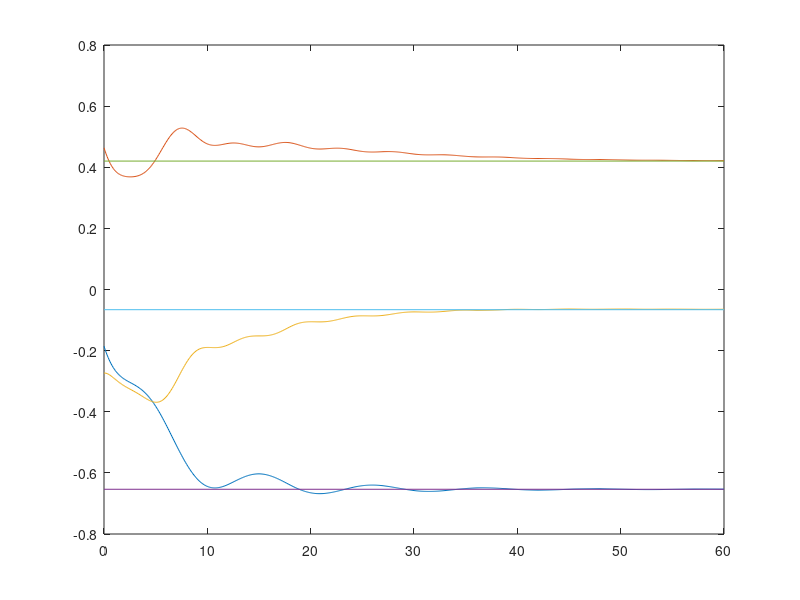
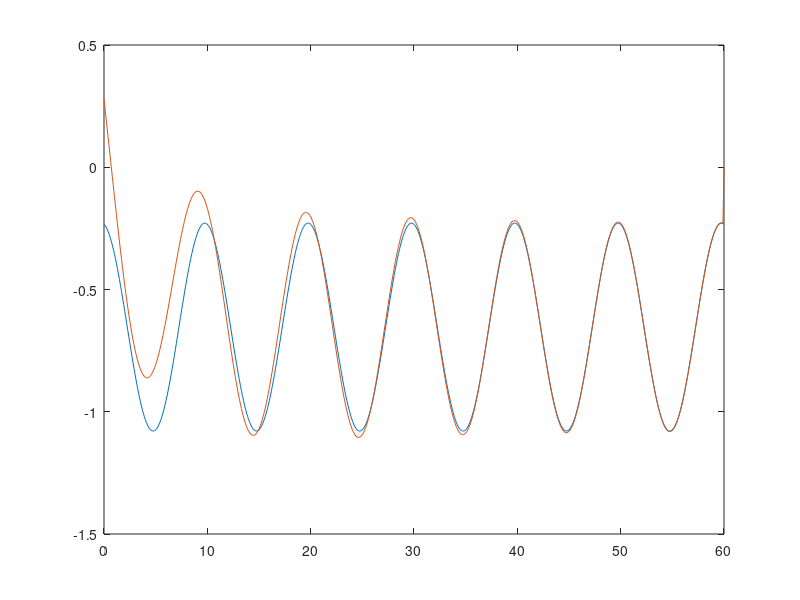
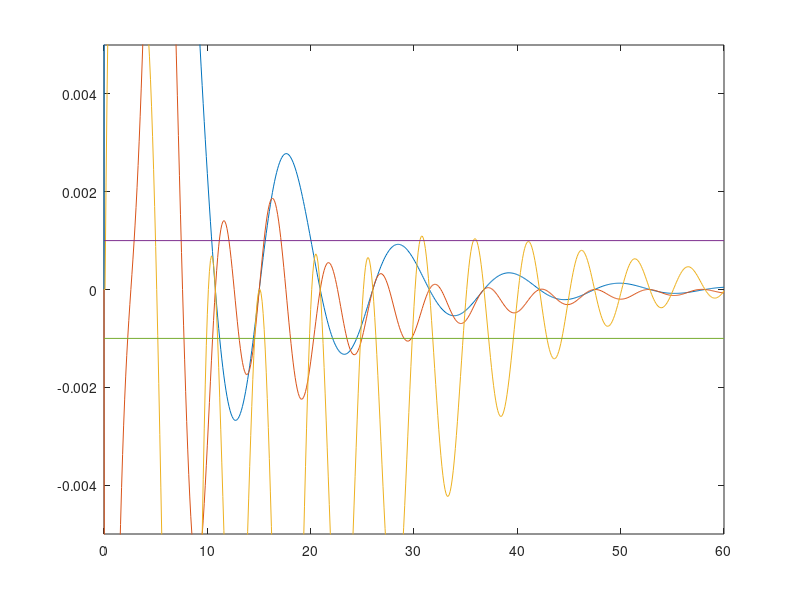

Write MATLAB code to recreate these figures, in order.
% Estimate coefficients for a sinusoid
% y(k) = A0 + A1*cos(w*t(k)) + B1*sin(w*t(k))
% x = [A0 A1 B1]';

dt = 0.1;
T = 10;
t = [0:dt:6*T]';
N = length(t);
w = 2*pi/T;
L = 2*dt/T;

A0 = 2*(rand(1)-0.5);
A1 = 2*(rand(1)-0.5);
B1 = 2*(rand(1)-0.5);

C = cos(w*t);
S = sin(w*t);

y = A0 + A1*C + B1*S;

A0hat = zeros(N,1);
A1hat = zeros(N,1);
B1hat = zeros(N,1);
yhat = zeros(N,1);
dA0 = zeros(N,1);
dA1 = zeros(N,1);
dB1 = zeros(N,1);

A0hat(1) = 2*(rand(1)-0.5);
A1hat(1) = 2*(rand(1)-0.5);
B1hat(1) = 2*(rand(1)-0.5);

for k=1:N-1,
   yhat(k) = A0hat(k) + A1hat(k)*C(k) + B1hat(k)*S(k);
   z = y(k) - yhat(k);
   A0hat(k+1) = A0hat(k) + L*z;
   A1hat(k+1) = A1hat(k) + L*C(k)*z;
   B1hat(k+1) = B1hat(k) + L*S(k)*z;

   dA0(k+1) = (A0hat(k+1)-A0hat(k))/(A0hat(k)+1.0E-4);
   dA1(k+1) = (A1hat(k+1)-A1hat(k))/(A1hat(k)+1.0E-4);
   dB1(k+1) = (B1hat(k+1)-B1hat(k))/(B1hat(k)+1.0E-4);
end

figure(1)
plot(t,[A0hat A1hat B1hat],[0;t(end)],[A0 A1 B1;A0 A1 B1])

figure(2)
plot(t,[y yhat])

figure(3)
plot(t,[dA0 dA1 dB1],[0;t(end)],[0.001 -0.001;0.001 -0.001])
axis([0 t(end) -0.005 0.005])


